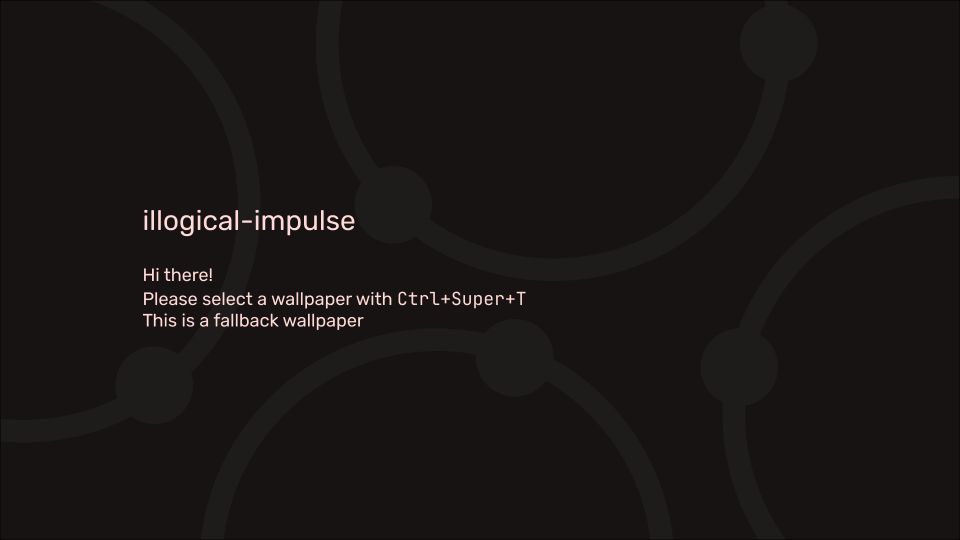
#> input picture .config/quickshell/assets/images/default_wallpaper.png, 1920 x 1080 px (shown at 1/2 size)
$ python least_busy_region.py ../../../../../../.config/quickshell/assets/images/default_wallpaper.png   (older library calls are emulated)
#> lines starting #> are read from the running program, lines starting #| are printed output that depends on the picture
#!/usr/bin/env python3
# Disclaimer: This script was ai-generated and went through minimal revision.

import os
os.environ["OPENCV_LOG_LEVEL"] = "SILENT"
import cv2
import numpy as np
import argparse
import json

def center_crop(img, target_w, target_h):
    h, w = img.shape[:2]
    if w == target_w and h == target_h:
        return img
    crop_w = min(w, target_w)
    crop_h = min(h, target_h)
    x1 = (w - crop_w) // 2
    y1 = (h - crop_h) // 2
    return img[y1:y1 + crop_h, x1:x1 + crop_w]

def _prepare_image(image_path, screen_width=None, screen_height=None, screen_mode="fill", grayscale=False, verbose=False):
#> called with screen_width = 1920, screen_height = 1080, screen_mode = 'fill', grayscale = True, verbose = False
    flag = cv2.IMREAD_GRAYSCALE if grayscale else cv2.IMREAD_COLOR
    img = cv2.imread(image_path, flag)
#> img: shape (1080, 1920); min 0, max 229, mean 23.4
    if img is None:
        raise FileNotFoundError(f"Image not found: {image_path}")
    orig_h, orig_w = img.shape[:2]
#> orig_h = 1080; orig_w = 1920
    if screen_width is not None and screen_height is not None:
        scale_w = screen_width / orig_w
#> scale_w = 1
        scale_h = screen_height / orig_h
#> scale_h = 1
        scale = max(scale_w, scale_h) if screen_mode == "fill" else min(scale_w, scale_h)
#> scale = 1
        new_w = int(orig_w * scale)
#> new_w = 1920
        new_h = int(orig_h * scale)
#> new_h = 1080
        if verbose:
            print(f"Scaling image from {orig_w}x{orig_h} to {new_w}x{new_h} (scale: {scale:.3f}, mode: {screen_mode})")
        img = cv2.resize(img, (new_w, new_h), interpolation=cv2.INTER_LANCZOS4)
        img = center_crop(img, screen_width, screen_height)
        if verbose:
            print(f"Cropped image to {screen_width}x{screen_height}")
    elif verbose:
        print(f"Using original image size: {orig_w}x{orig_h}")
    return img

def region_sum(ii, x1, y1, x2, y2):
    total = ii[y2, x2]
    if x1 > 0:
        total -= ii[y2, x1-1]
    if y1 > 0:
        total -= ii[y1-1, x2]
    if x1 > 0 and y1 > 0:
        total += ii[y1-1, x1-1]
    return total

def find_least_busy_region(image_path, region_width=300, region_height=200, screen_width=None, screen_height=None, verbose=False, stride=2, screen_mode="fill", horizontal_padding=50, vertical_padding=50, busiest=False):
    img = _prepare_image(image_path, screen_width, screen_height, screen_mode, grayscale=True, verbose=verbose)
    arr = img.astype(np.float64)
    h, w = arr.shape
#> h = 1080; w = 1920
    stride = max(1, int(stride) if stride else 1)
    if horizontal_padding * 2 >= w or vertical_padding * 2 >= h:
        horizontal_padding = max(0, min(horizontal_padding, (w - 1) // 2))
        vertical_padding = max(0, min(vertical_padding, (h - 1) // 2))
    max_region_w = w - 2 * horizontal_padding
#> max_region_w = 1820
    max_region_h = h - 2 * vertical_padding
#> max_region_h = 980
    if max_region_w <= 0 or max_region_h <= 0:
        raise ValueError("Image too small for the specified padding.")
    if region_width > max_region_w:
        if verbose:
            print(f"Requested region_width {region_width} too large; clamping to {max_region_w}")
        region_width = max_region_w
    if region_height > max_region_h:
        if verbose:
            print(f"Requested region_height {region_height} too large; clamping to {max_region_h}")
        region_height = max_region_h
    integral = cv2.integral(arr, sdepth=cv2.CV_64F)[1:,1:]
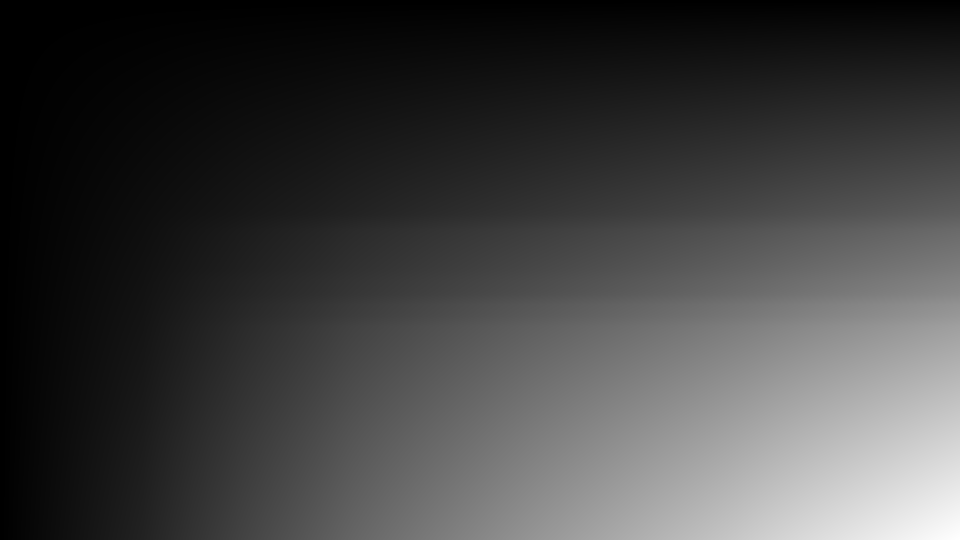
#> integral: shape (1080, 1920) float64 (shown at 1/2 size); min 0, max 48610144, mean 12456736.3; drawn with min black and max white
    integral_sq = cv2.integral(arr**2, sdepth=cv2.CV_64F)[1:,1:]
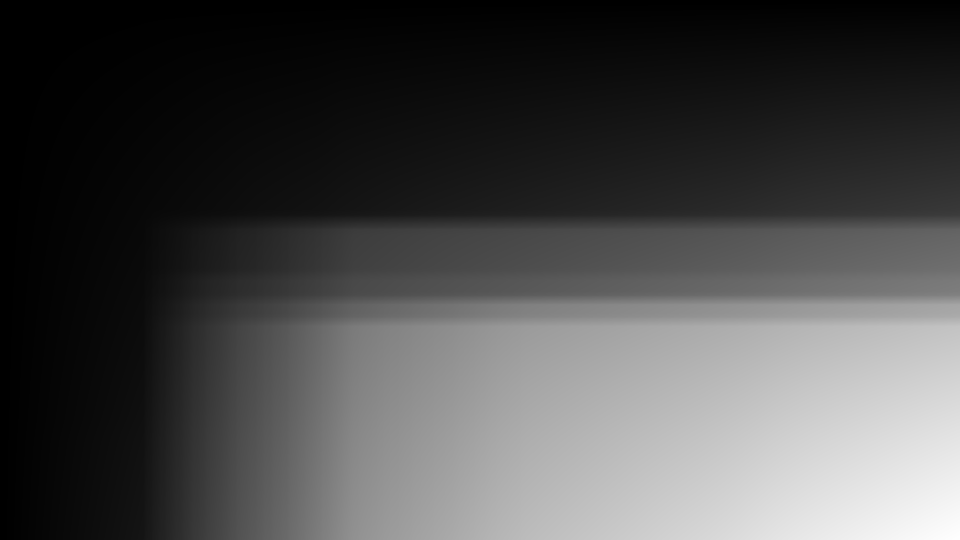
#> integral_sq: shape (1080, 1920) float64 (shown at 1/2 size); min 0, max 1.74e+09, mean 509885009.1; drawn with min black and max white
    min_var = None
    max_var = None
    min_coords = (horizontal_padding, vertical_padding)
    max_coords = (horizontal_padding, vertical_padding)
    area = region_width * region_height
    x_start = horizontal_padding
    y_start = vertical_padding
    x_end = w - region_width - horizontal_padding + 1
#> x_end = 1571
    y_end = h - region_height - vertical_padding + 1
#> y_end = 831
    if x_end < x_start:
        x_end = x_start
    if y_end < y_start:
        y_end = y_start
    for y in range(y_start, y_end + 1, stride):
        for x in range(x_start, x_end + 1, stride):
            x1, y1 = x, y
            x2, y2 = x + region_width - 1, y + region_height - 1
            if x2 >= w or y2 >= h:
                continue
            s = region_sum(integral, x1, y1, x2, y2)
            s2 = region_sum(integral_sq, x1, y1, x2, y2)
            mean = s / area
            var = (s2 / area) - (mean ** 2)
            if (min_var is None) or (var < min_var):
                min_var = var
                min_coords = (x, y)
            if (max_var is None) or (var > max_var):
                max_var = var
                max_coords = (x, y)
#> this loop made 79 passes
    if busiest:
        return max_coords, max_var
    else:
        return min_coords, min_var

# [87 lines left out: functions find_largest_region, draw_region, draw_largest_region, not called in this run]

def get_dominant_color(image_path, x, y, w, h, screen_width=None, screen_height=None, screen_mode="fill"):
#> called with x = 710, y = 50, w = 300, h = 200, screen_width = 1920, screen_height = 1080, screen_mode = 'fill'
    img = _prepare_image(image_path, screen_width, screen_height, screen_mode)
#> in _prepare_image, img is the input picture: shape (1080, 1920, 3); mean B, G, R 20.7, 21.5, 24.8
    x = max(0, x)
    y = max(0, y)
    w = max(1, min(w, img.shape[1] - x))
    h = max(1, min(h, img.shape[0] - y))
    region = img[y:y+h, x:x+w]
    if region.size == 0 or region.shape[0] == 0 or region.shape[1] == 0:
        return [0, 0, 0]
    region = region.reshape((-1, 3))
    # Filter out black pixels (optional, improves accuracy for some images)
    non_black = region[np.any(region > 10, axis=1)]
    if non_black.shape[0] == 0:
        non_black = region
    region = np.float32(non_black)
    if region.shape[0] < 3:
        return [int(x) for x in np.mean(region, axis=0)]
    # K-means to find dominant color
    criteria = (cv2.TERM_CRITERIA_EPS + cv2.TERM_CRITERIA_MAX_ITER, 10, 1.0)
    K = min(3, region.shape[0])
    _, labels, centers = cv2.kmeans(region, K, None, criteria, 10, cv2.KMEANS_RANDOM_CENTERS)
    counts = np.bincount(labels.flatten())
    dominant = centers[np.argmax(counts)]
    # Reverse from BGR to RGB
    return [int(x) for x in reversed(dominant)]

def main():
    parser = argparse.ArgumentParser(description="Find least busy region in an image and output a JSON. Made for determining a suitable position for a wallpaper widget.")
    parser.add_argument("image_path", help="Path to the input image")
    parser.add_argument("--width", type=int, default=300, help="Region width")
    parser.add_argument("--height", type=int, default=200, help="Region height")
    parser.add_argument("-v", "--visual-output", action="store_true", help="Output image with rectangle")
    parser.add_argument("--screen-width", type=int, default=1920, help="Screen width for wallpaper scaling")
    parser.add_argument("--screen-height", type=int, default=1080, help="Screen height for wallpaper scaling")
    parser.add_argument("--stride", type=int, default=10, help="Step size for sliding window (higher is faster, less precise)")
    parser.add_argument("--screen-mode", choices=["fill", "fit"], default="fill", help="Wallpaper scaling mode: 'fill' (default) or 'fit'")
    parser.add_argument("--verbose", action="store_true", help="Print verbose output")
    parser.add_argument("-l", "--largest-region", action="store_true", help="Find the largest region under the variance threshold and output its center")
    parser.add_argument("-t", "--variance-threshold", type=float, default=1000.0, help="Variance threshold for largest region mode")
    parser.add_argument("--aspect-ratio", type=float, default=1.78, help="Aspect ratio (width/height) for largest region mode")
    parser.add_argument("--horizontal-padding", "-hp", type=int, default=50, help="Minimum horizontal distance from region to image edge")
    parser.add_argument("--vertical-padding", "-vp", type=int, default=50, help="Minimum vertical distance from region to image edge")
    parser.add_argument("--busiest", action="store_true", help="Find the busiest region instead of the least busy")
    args = parser.parse_args()

    if args.largest_region:
        center, size, var = find_largest_region(
            args.image_path,
            screen_width=args.screen_width,
            screen_height=args.screen_height,
            verbose=args.verbose,
            stride=args.stride,
            screen_mode=args.screen_mode,
            threshold=args.variance_threshold,
            aspect_ratio=args.aspect_ratio,
            horizontal_padding=args.horizontal_padding,
            vertical_padding=args.vertical_padding
        )
        if center:
            if args.visual_output:
                draw_largest_region(args.image_path, center, size, screen_width=args.screen_width, screen_height=args.screen_height, screen_mode=args.screen_mode)
            cx, cy = center
            region_w, region_h = size
            x1 = cx - region_w // 2
            y1 = cy - region_h // 2
            dominant_color = get_dominant_color(
                args.image_path, x1, y1, region_w, region_h,
                screen_width=args.screen_width, screen_height=args.screen_height, screen_mode=args.screen_mode
            )
            dominant_color_hex = '#{:02x}{:02x}{:02x}'.format(*dominant_color)
            print(json.dumps({
                "center_x": center[0],
                "center_y": center[1],
                "width": size[0],
                "height": size[1],
                "variance": var,
                "dominant_color": dominant_color_hex
            }))
        else:
            print(json.dumps({"error": "No region found under the threshold."}))
        return

    coords, variance = find_least_busy_region(
        args.image_path,
        region_width=args.width,
        region_height=args.height,
        screen_width=args.screen_width,
        screen_height=args.screen_height,
        verbose=args.verbose,
        stride=args.stride,
        screen_mode=args.screen_mode,
        horizontal_padding=args.horizontal_padding,
        vertical_padding=args.vertical_padding,
        busiest=args.busiest
    )
    if args.visual_output:
        draw_region(args.image_path, coords, region_width=args.width, region_height=args.height, screen_width=args.screen_width, screen_height=args.screen_height, screen_mode=args.screen_mode)
    center_x = coords[0] + args.width // 2
    center_y = coords[1] + args.height // 2
    dominant_color = get_dominant_color(
        args.image_path, coords[0], coords[1], args.width, args.height,
        screen_width=args.screen_width, screen_height=args.screen_height, screen_mode=args.screen_mode
    )
    dominant_color_hex = '#{:02x}{:02x}{:02x}'.format(*dominant_color)
    print(json.dumps({
        "center_x": center_x,
        "center_y": center_y,
        "width": args.width,
        "height": args.height,
        "variance": variance,
        "dominant_color": dominant_color_hex
    }))
#| {"center_x": 860, "center_y": 150, "width": 300, "height": 200, "variance": 0.0, "dominant_color": "#161312"}

if __name__ == "__main__":
    main()
